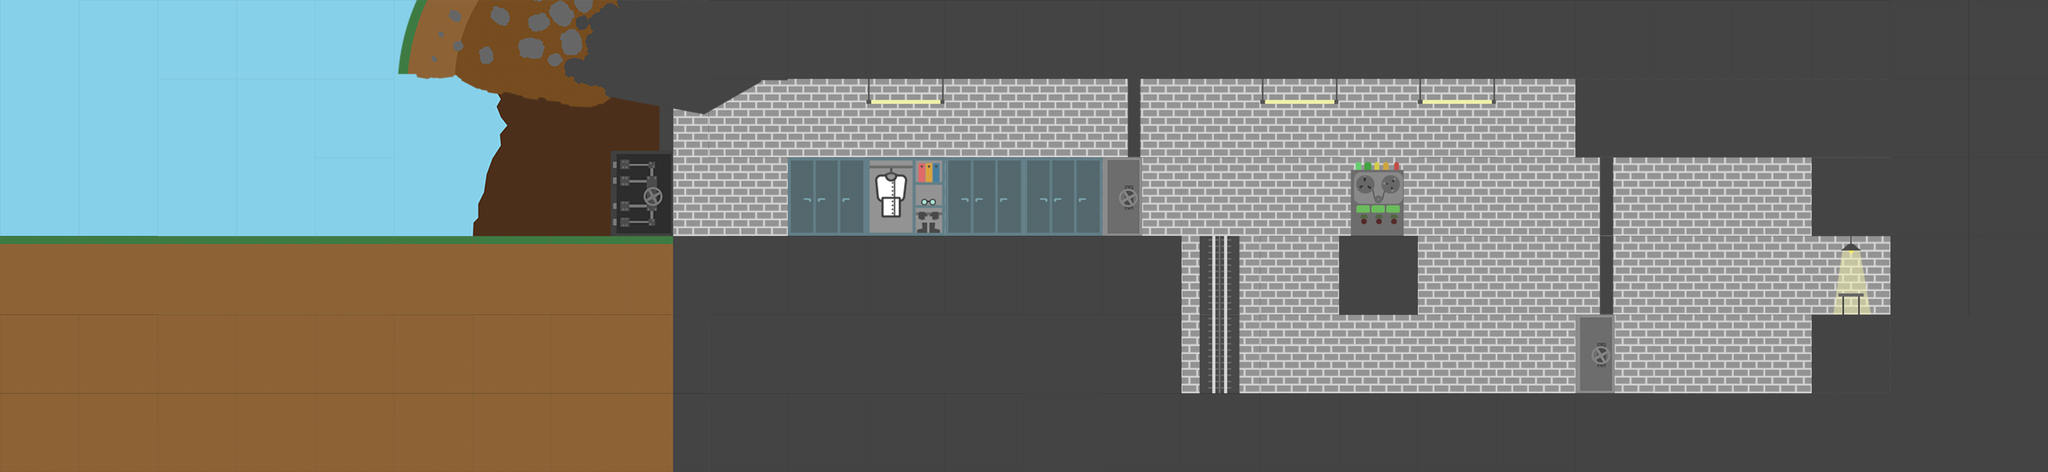

A level layout from a 2D game, rendered from its tile map. Below: a short description, then the map file with tile-grid data replaced by summaries:
An orthogonal 26x6 tile map with 300x300 px tiles, 2 tile layers (Fond, Solide), 2 tilesets and 22 objects (4x sensor, Item, endLevelLift, Start, verticalPlatform, ...).

<map version="1.2" tiledversion="1.3.5" orientation="orthogonal" renderorder="right-down" compressionlevel="0" width="26" height="6" tilewidth="300" tileheight="300" infinite="0" nextlayerid="6" nextobjectid="66">
 <tileset firstgid="1" name="Lvl1_fond_smaller" tilewidth="300" tileheight="300" tilecount="40" columns="10">
  <image source="Lvl1_fond_smaller.png" width="3000" height="1200" />
 </tileset>
 <tileset firstgid="41" name="Lvl1_solides_smaller" tilewidth="300" tileheight="300" tilecount="32" columns="8">
  <image source="Lvl1_solides_smaller.png" width="2400" height="1200" />
 </tileset>
 <layer id="1" name="Fond" width="26" height="6">
  <data>[156 cells, 115 non-empty, 28 distinct tile ids]</data>
 </layer>
 <layer id="2" name="Solide" width="26" height="6">
  <data>[156 cells, 77 non-empty, 17 distinct tile ids]</data>
 </layer>
 <objectgroup id="3" name="Objets">
  <object id="15" name="uranium" type="Item" x="7013" y="1034" width="87" height="87">
   <ellipse />
  </object>
  <object id="25" name="endLevelLift" x="6300" y="1134" width="315" height="366">
   <properties>
    <property name="nextLevel" value="_Level02_v1_100px" />
   </properties>
  </object>
  <object id="26" name="Start" x="1090" y="534" width="313" height="366" />
  <object id="27" name="verticalPlatform" x="4506" y="894" width="300" height="600">
   <properties>
    <property name="moveUpFirst" value="1" />
    <property name="movementDuration" value="2" />
    <property name="x_limit" value="802" />
    <property name="y_limit" value="430" />
   </properties>
  </object>
  <object id="28" name="arbre" type="arbre" x="120" y="51" width="759" height="855" />
  <object id="56" name="Caisse" type="Caisse" x="6223.33" y="1313.03" width="180" height="180" />
  <object id="60" name="file" x="5248" y="806">
   <point />
  </object>
  <object id="61" name="sensor" type="sensor" x="1039.39" y="412.121" width="536.364" height="506.061">
   <properties>
    <property name="nodename" value="walk" />
   </properties>
  </object>
  <object id="62" name="sensor" x="1771.21" y="404.545" width="2387.88" height="506.061">
   <properties>
    <property name="nodename" value="run" />
   </properties>
  </object>
  <object id="63" name="sensor" x="4695.45" y="504.545" width="263.637" height="1006.06">
   <properties>
    <property name="nodename" value="showFile" />
   </properties>
  </object>
  <object id="65" name="sensor" x="6427.27" y="1169.7" width="460.607" height="324.242">
   <properties>
    <property name="nodename" value="jump" />
   </properties>
  </object>
 </objectgroup>
 <objectgroup id="4" name="CollisionPolygons">
  <object id="33" x="1590" y="12">
   <polygon points="-3,-12 -72,264 39,288 144,282 312,348 672,402 744,357 924,393 924,564 972,576 972,402 1086,420 1314,291 2703,285 2706,582 2751,585 2754,-12 1926,-9" />
  </object>
 </objectgroup>
 <objectgroup id="5" name="CollisionRectangles">
  <object id="35" x="0" y="900" width="4502" height="900" />
  <object id="45" x="4350" y="0" width="1650" height="300" />
  <object id="47" x="6000" y="0" width="1800" height="600" />
  <object id="48" x="6090" y="600" width="54" height="600" />
  <object id="49" x="4499" y="1500" width="3300" height="300" />
  <object id="50" x="7204" y="600" width="596" height="600" />
  <object id="51" x="6900" y="1200" width="900" height="300" />
  <object id="52" x="300" y="0" width="1500" height="300" />
  <object id="54" x="5100" y="900" width="300" height="300" />
  <object id="57" x="6900" y="600" width="300" height="300" />
 </objectgroup>
</map>
